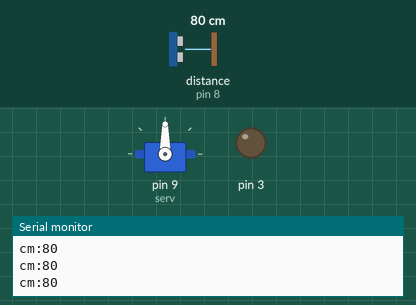
The sketch below on a simulated Arduino Uno, built with avr-gcc and run on an emulated ATmega328P. Parts: servo, output pins drawn as LEDs (lit = HIGH), the last lines printed to the serial monitor. Wiring (inferred from the names in the program): ultrasonic range finder: trigger pin 7; echo pin 8. The test bench sets the inputs (shaded band); at power-on: distance to the obstacle (sensor on pin 8) 80 cm. The echo pulse lasts 58.3 µs per cm; pins used as bus, display or sensor lines are not drawn.

Above: at 1.2 s.
1.3 s: distance to the obstacle (sensor on pin 8) set to 12 cm
2.8 s: distance to the obstacle (sensor on pin 8) set to 9 cm
At 4.5 s:
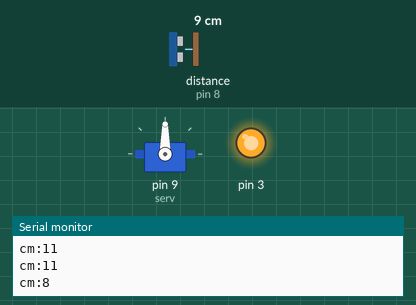
5.8 s: distance to the obstacle (sensor on pin 8) set to 18 cm
At 8.2 s:
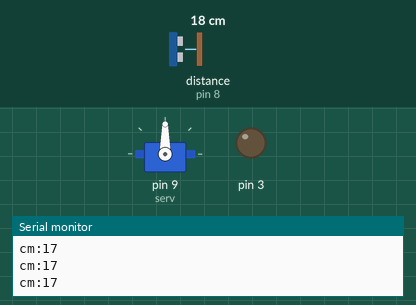
8.5 s: distance to the obstacle (sensor on pin 8) set to 2 cm
At 9.0 s:
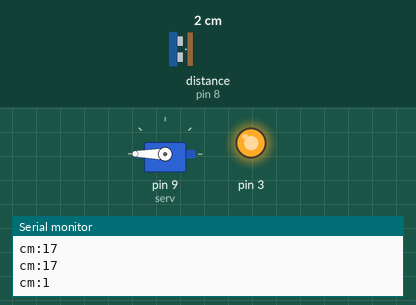
Timing chart, 0 to 12.5 s (numbered marks = the images above; inputs shaded):
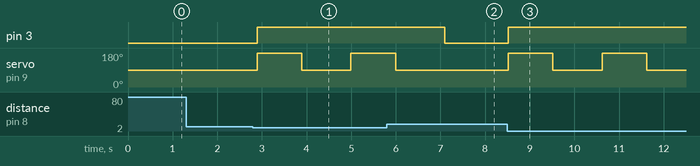

The sketch:

Auto_Trashcan.ino
```cpp
#include <Servo.h>
Servo serv;
const int EchoPin = 8; //feel the back-wave from the trig
const int TrigPin = 7; //trigers the chip to work
int Direc;

long microsecondsToCentimeters(long microseconds) {
  return microseconds/29/2;
}

void setup() {
  Serial.begin(9600);
  serv.attach(9);
  serv.write(90);
  pinMode(TrigPin, OUTPUT);
  pinMode(EchoPin, INPUT);
  pinMode(3, OUTPUT);

}

void loop() {
  long duration, cm;
  digitalWrite(TrigPin, LOW);
  delayMicroseconds(2);
  digitalWrite(TrigPin, HIGH);
  delayMicroseconds(10);
  digitalWrite(TrigPin, LOW);

  duration = pulseIn(EchoPin, HIGH);
  cm = microsecondsToCentimeters(duration);

  Serial.print("cm:");
  Serial.println(cm);

  if (cm < 10) {
    digitalWrite(3, HIGH);
    serv.write(180);
    delay(1000);
    serv.write(90);
    delay(1000);
    serv.write(90);
  }
  else  {
    digitalWrite(3, LOW);
  }
  delay(100);
}
```

Measured:
- the behaviour switches between 11 and 10 cm on distance to the obstacle (sensor on pin 8) (found by bisection; images 0 and 1)
- after the input at 2.8 s, pin 3: LOW → HIGH after 0.09 s; servo on pin 9 (serv): 90° → 180° after 0.09 s, → 90° 1.0 s later, → 180° 1.1 s later
- after the input at 5.8 s, pin 3: HIGH → LOW after 1.3 s; servo on pin 9 (serv): goes on until 6.0 s, then stays 90°
- after the input at 8.5 s, pin 3: LOW → HIGH at once; servo on pin 9 (serv): alternates 180° for 1.0 s and 90° for 1.1 s, starting at once
